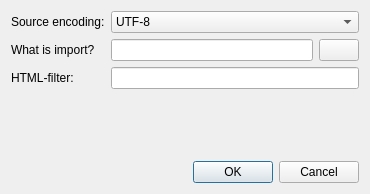
<?xml version="1.0" encoding="UTF-8"?>
<ui version="4.0">
 <class>ImportDialog</class>
 <widget class="QDialog" name="ImportDialog">
  <property name="geometry">
   <rect>
    <x>0</x>
    <y>0</y>
    <width>370</width>
    <height>194</height>
   </rect>
  </property>
  <property name="windowTitle">
   <string>Import module</string>
  </property>
  <layout class="QGridLayout" name="gridLayout">
   <item row="0" column="0">
    <widget class="QLabel" name="sEncoding">
     <property name="text">
      <string>Source encoding:</string>
     </property>
    </widget>
   </item>
   <item row="0" column="1">
    <widget class="QComboBox" name="cBEncoding">
     <item>
      <property name="text">
       <string>UTF-8</string>
      </property>
     </item>
     <item>
      <property name="text">
       <string>UTF-16</string>
      </property>
     </item>
     <item>
      <property name="text">
       <string>UTF-32</string>
      </property>
     </item>
     <item>
      <property name="text">
       <string>CP-1251</string>
      </property>
     </item>
     <item>
      <property name="text">
       <string>CP-1252</string>
      </property>
     </item>
     <item>
      <property name="text">
       <string>CP-1253</string>
      </property>
     </item>
     <item>
      <property name="text">
       <string>CP-1254</string>
      </property>
     </item>
     <item>
      <property name="text">
       <string>CP-1255</string>
      </property>
     </item>
     <item>
      <property name="text">
       <string>CP-1256</string>
      </property>
     </item>
     <item>
      <property name="text">
       <string>CP-1257</string>
      </property>
     </item>
     <item>
      <property name="text">
       <string>CP-1258</string>
      </property>
     </item>
    </widget>
   </item>
   <item row="1" column="0">
    <widget class="QLabel" name="sWhatsImport">
     <property name="text">
      <string>What is import?</string>
     </property>
    </widget>
   </item>
   <item row="1" column="1">
    <layout class="QHBoxLayout" name="horizontalLayout">
     <item>
      <widget class="QLineEdit" name="LEImportFile"/>
     </item>
     <item>
      <widget class="QPushButton" name="pBImportFile">
       <property name="text">
        <string/>
       </property>
      </widget>
     </item>
    </layout>
   </item>
   <item row="2" column="0">
    <widget class="QLabel" name="sHtmlFilter">
     <property name="text">
      <string>HTML-filter:</string>
     </property>
    </widget>
   </item>
   <item row="2" column="1">
    <widget class="QLineEdit" name="LEHtmlFilter"/>
   </item>
   <item row="3" column="0">
    <spacer name="verticalSpacer">
     <property name="orientation">
      <enum>Qt::Vertical</enum>
     </property>
     <property name="sizeHint" stdset="0">
      <size>
       <width>20</width>
       <height>175</height>
      </size>
     </property>
    </spacer>
   </item>
   <item row="4" column="0" colspan="2">
    <widget class="QDialogButtonBox" name="buttonBox">
     <property name="orientation">
      <enum>Qt::Horizontal</enum>
     </property>
     <property name="standardButtons">
      <set>QDialogButtonBox::Cancel|QDialogButtonBox::Ok</set>
     </property>
    </widget>
   </item>
  </layout>
 </widget>
 <resources/>
 <connections>
  <connection>
   <sender>buttonBox</sender>
   <signal>accepted()</signal>
   <receiver>ImportDialog</receiver>
   <slot>accept()</slot>
   <hints>
    <hint type="sourcelabel">
     <x>248</x>
     <y>254</y>
    </hint>
    <hint type="destinationlabel">
     <x>157</x>
     <y>274</y>
    </hint>
   </hints>
  </connection>
  <connection>
   <sender>buttonBox</sender>
   <signal>rejected()</signal>
   <receiver>ImportDialog</receiver>
   <slot>reject()</slot>
   <hints>
    <hint type="sourcelabel">
     <x>316</x>
     <y>260</y>
    </hint>
    <hint type="destinationlabel">
     <x>286</x>
     <y>274</y>
    </hint>
   </hints>
  </connection>
 </connections>
</ui>
